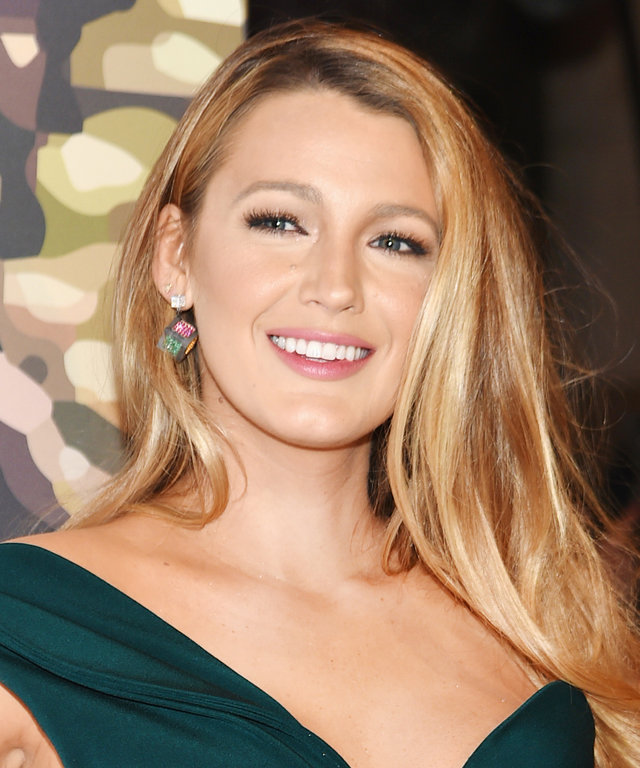
#> input picture data/src/FaceShape Dataset/test/Heart/heart (192).jpg, 640 x 768 px, found by its file name; its folder holds only this picture in this run
$ python crop_check.py
#> lines starting #> are read from the running program, lines starting #| are printed output that depends on the picture
import cv2
import os


# 이미지 경로 설정
base_dir="/Users/gimsubin/Desktop/2023/2023-1/real_capstone/capstone-2023-31/data/dataset/crop_dataset/test"
dirlist=["heart","oblong","oval","round","square"]

# 사진에서 얼굴 인식을 위해 cascade classifier 로드
face_cascade = cv2.CascadeClassifier("haarcascade_frontalface_alt2.xml")

for diry in dirlist:
    not_face=[]
    dir_path=os.path.join(base_dir,diry)
    for file in os.listdir(dir_path):
        img_path = os.path.join(dir_path,file)
        # 이미지 읽기
        img = cv2.imread(img_path)
#> img is the input picture: shape (768, 640, 3); mean B, G, R 102.8, 126.8, 155.9

        faces = face_cascade.detectMultiScale(img, scaleFactor=1.1, minNeighbors=5)
#> faces = [[179, 109, 310, 310]]

        if len(faces) <= 0: not_face.append(file)


        for (x, y, w, h) in faces:

            face = img[y:y+h+1, x:x+w+1]
            # 크롭된 이미지 저장
            cv2.imwrite(img_path,face)
#> this loop made 1 pass
#> pass 1, `face = img[y:y+h+1, x:x+w+1]`:
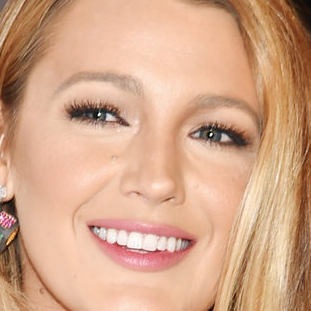
#> face: shape (311, 311, 3); mean B, G, R 137.2, 166.4, 211.6

    print(diry,"check 완")
    print(diry,": ",not_face)
#> pass 2 of the loop `for diry in dirlist:`:
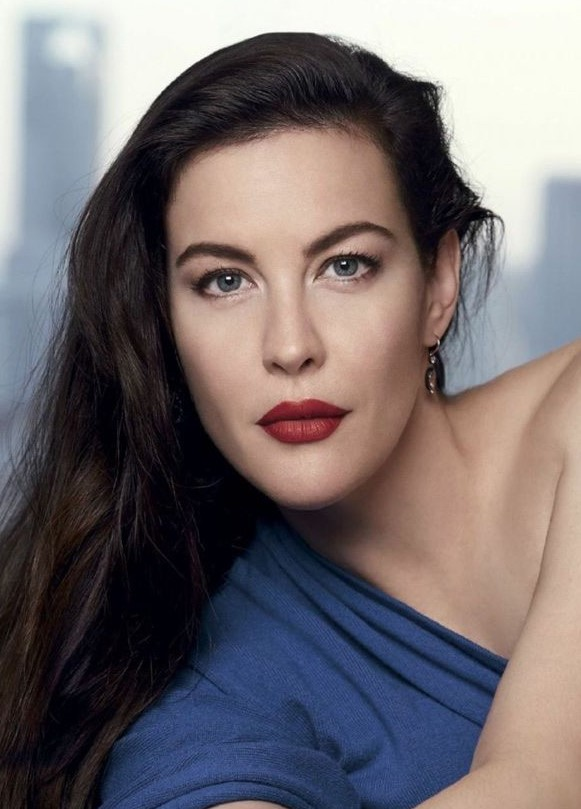
#> input picture data/src/FaceShape Dataset/test/Oblong/oblong (21).jpg, 581 x 809 px, found by its file name
#> img is the input picture: shape (809, 581, 3); mean B, G, R 109.3, 106.7, 114.6
#> faces = [[133, 152, 312, 312]]
#> the loop `for (x, y, w, h) in faces: ` made 1 pass
#> pass 1, `face = img[y:y+h+1, x:x+w+1]`:
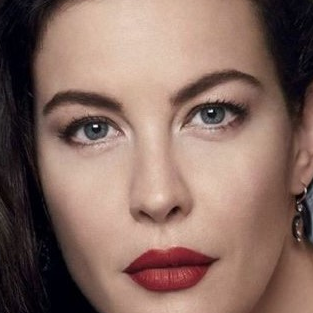
#> face: shape (313, 313, 3); mean B, G, R 98.3, 108, 135.9
#> (the run stopped early here; a loop or call above may not have finished)
